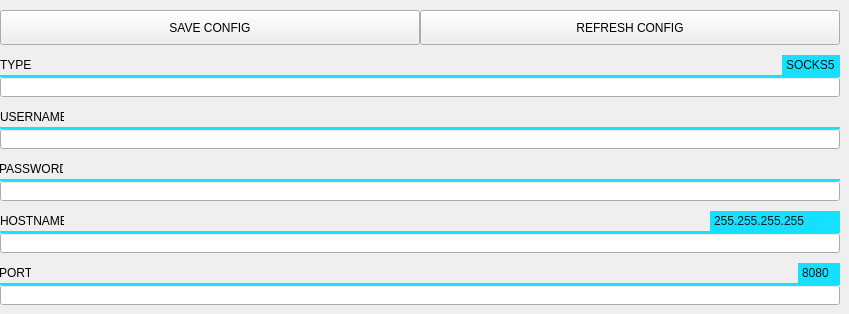
     <widget class="QWidget" name="proxy">
      <attribute name="title">
       <string>PROXY</string>
      </attribute>
      <widget class="QPushButton" name="proxy_save_config">
       <property name="geometry">
        <rect>
         <x>0</x>
         <y>10</y>
         <width>420</width>
         <height>35</height>
        </rect>
       </property>
       <property name="styleSheet">
        <string notr="true">border-right: 2px solid #0a0a0a;</string>
       </property>
       <property name="text">
        <string>SAVE CONFIG</string>
       </property>
      </widget>
      <widget class="QPushButton" name="proxy_refresh_config">
       <property name="geometry">
        <rect>
         <x>420</x>
         <y>10</y>
         <width>420</width>
         <height>35</height>
        </rect>
       </property>
       <property name="styleSheet">
        <string notr="true"/>
       </property>
       <property name="text">
        <string>REFRESH CONFIG</string>
       </property>
      </widget>
      <widget class="QWidget" name="proxy_type" native="true">
       <property name="geometry">
        <rect>
         <x>0</x>
         <y>55</y>
         <width>840</width>
         <height>42</height>
        </rect>
       </property>
       <widget class="QLineEdit" name="proxy_type_lineEdit">
        <property name="geometry">
         <rect>
          <x>0</x>
          <y>22</y>
          <width>840</width>
          <height>20</height>
         </rect>
        </property>
       </widget>
       <widget class="QLabel" name="proxy_type_title">
        <property name="geometry">
         <rect>
          <x>0</x>
          <y>1</y>
          <width>32</width>
          <height>18</height>
         </rect>
        </property>
        <property name="styleSheet">
         <string notr="true"/>
        </property>
        <property name="text">
         <string>TYPE</string>
        </property>
       </widget>
       <widget class="QLabel" name="proxy_type_devider">
        <property name="geometry">
         <rect>
          <x>0</x>
          <y>20</y>
          <width>840</width>
          <height>2</height>
         </rect>
        </property>
        <property name="styleSheet">
         <string notr="true">background-color: #16e0ff;</string>
        </property>
        <property name="text">
         <string/>
        </property>
       </widget>
       <widget class="QLabel" name="proxy_type_eg">
        <property name="geometry">
         <rect>
          <x>782</x>
          <y>0</y>
          <width>58</width>
          <height>20</height>
         </rect>
        </property>
        <property name="styleSheet">
         <string notr="true">background-color: #16e0ff;
color: #111111;
padding: 1px;
</string>
        </property>
        <property name="text">
         <string>SOCKS5</string>
        </property>
       </widget>
      </widget>
      <widget class="QWidget" name="proxy_username" native="true">
       <property name="geometry">
        <rect>
         <x>0</x>
         <y>107</y>
         <width>840</width>
         <height>42</height>
        </rect>
       </property>
       <widget class="QLineEdit" name="proxy_username_lineEdit">
        <property name="geometry">
         <rect>
          <x>0</x>
          <y>22</y>
          <width>840</width>
          <height>20</height>
         </rect>
        </property>
       </widget>
       <widget class="QLabel" name="proxy_username_title">
        <property name="geometry">
         <rect>
          <x>0</x>
          <y>1</y>
          <width>64</width>
          <height>18</height>
         </rect>
        </property>
        <property name="styleSheet">
         <string notr="true"/>
        </property>
        <property name="text">
         <string>USERNAME</string>
        </property>
       </widget>
       <widget class="QLabel" name="proxy_username_devider">
        <property name="geometry">
         <rect>
          <x>0</x>
          <y>20</y>
          <width>840</width>
          <height>2</height>
         </rect>
        </property>
        <property name="styleSheet">
         <string notr="true">background-color: #16e0ff;</string>
        </property>
        <property name="text">
         <string/>
        </property>
       </widget>
      </widget>
      <widget class="QWidget" name="proxy_password" native="true">
       <property name="geometry">
        <rect>
         <x>0</x>
         <y>159</y>
         <width>840</width>
         <height>42</height>
        </rect>
       </property>
       <widget class="QLineEdit" name="proxy_password_lineEdit">
        <property name="geometry">
         <rect>
          <x>0</x>
          <y>22</y>
          <width>840</width>
          <height>20</height>
         </rect>
        </property>
       </widget>
       <widget class="QLabel" name="proxy_password_title">
        <property name="geometry">
         <rect>
          <x>-1</x>
          <y>1</y>
          <width>64</width>
          <height>18</height>
         </rect>
        </property>
        <property name="styleSheet">
         <string notr="true"/>
        </property>
        <property name="text">
         <string>PASSWORD</string>
        </property>
       </widget>
       <widget class="QLabel" name="proxy_password_devider">
        <property name="geometry">
         <rect>
          <x>0</x>
          <y>20</y>
          <width>840</width>
          <height>2</height>
         </rect>
        </property>
        <property name="styleSheet">
         <string notr="true">background-color: #16e0ff;</string>
        </property>
        <property name="text">
         <string/>
        </property>
       </widget>
      </widget>
      <widget class="QWidget" name="proxy_hostname" native="true">
       <property name="geometry">
        <rect>
         <x>0</x>
         <y>211</y>
         <width>840</width>
         <height>42</height>
        </rect>
       </property>
       <widget class="QLineEdit" name="proxy_hostname_lineEdit">
        <property name="geometry">
         <rect>
          <x>0</x>
          <y>22</y>
          <width>840</width>
          <height>20</height>
         </rect>
        </property>
       </widget>
       <widget class="QLabel" name="proxy_hostname_title">
        <property name="geometry">
         <rect>
          <x>0</x>
          <y>1</y>
          <width>64</width>
          <height>18</height>
         </rect>
        </property>
        <property name="styleSheet">
         <string notr="true"/>
        </property>
        <property name="text">
         <string>HOSTNAME</string>
        </property>
       </widget>
       <widget class="QLabel" name="proxy_hostname_devider">
        <property name="geometry">
         <rect>
          <x>0</x>
          <y>20</y>
          <width>840</width>
          <height>2</height>
         </rect>
        </property>
        <property name="styleSheet">
         <string notr="true">background-color: #16e0ff;</string>
        </property>
        <property name="text">
         <string/>
        </property>
       </widget>
       <widget class="QLabel" name="proxy_hostname_eg">
        <property name="geometry">
         <rect>
          <x>710</x>
          <y>0</y>
          <width>130</width>
          <height>20</height>
         </rect>
        </property>
        <property name="styleSheet">
         <string notr="true">background-color: #16e0ff;
color: #111111;
padding: 1px;
</string>
        </property>
        <property name="text">
         <string>255.255.255.255</string>
        </property>
       </widget>
      </widget>
      <widget class="QWidget" name="proxy_port" native="true">
       <property name="geometry">
        <rect>
         <x>0</x>
         <y>263</y>
         <width>840</width>
         <height>42</height>
        </rect>
       </property>
       <widget class="QLineEdit" name="proxy_port_lineEdit">
        <property name="geometry">
         <rect>
          <x>0</x>
          <y>22</y>
          <width>840</width>
          <height>20</height>
         </rect>
        </property>
       </widget>
       <widget class="QLabel" name="proxy_port_title">
        <property name="geometry">
         <rect>
          <x>-1</x>
          <y>1</y>
          <width>32</width>
          <height>18</height>
         </rect>
        </property>
        <property name="styleSheet">
         <string notr="true"/>
        </property>
        <property name="text">
         <string>PORT</string>
        </property>
       </widget>
       <widget class="QLabel" name="proxy_port_devider">
        <property name="geometry">
         <rect>
          <x>0</x>
          <y>20</y>
          <width>840</width>
          <height>2</height>
         </rect>
        </property>
        <property name="styleSheet">
         <string notr="true">background-color: #16e0ff;</string>
        </property>
        <property name="text">
         <string/>
        </property>
       </widget>
       <widget class="QLabel" name="proxy_port_eg">
        <property name="geometry">
         <rect>
          <x>798</x>
          <y>0</y>
          <width>42</width>
          <height>20</height>
         </rect>
        </property>
        <property name="styleSheet">
         <string notr="true">background-color: #16e0ff;
color: #111111;
padding: 1px;
</string>
        </property>
        <property name="text">
         <string>8080</string>
        </property>
       </widget>
      </widget>
     </widget>
